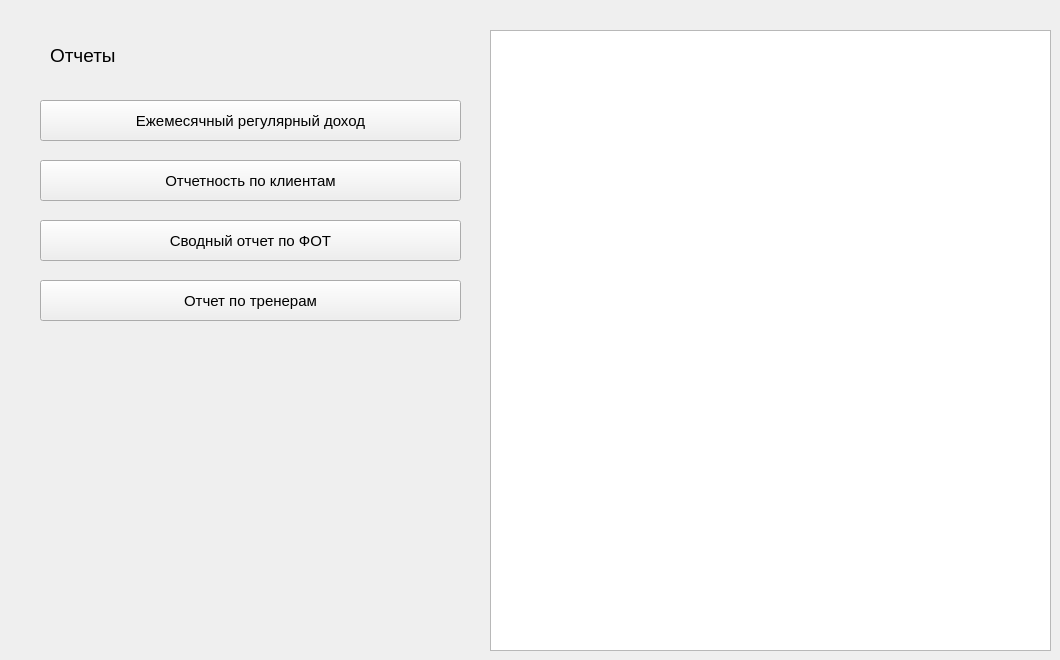
    <widget class="QWidget" name="ReportPage">
     <widget class="QPushButton" name="ReportSalaryFundBtn">
      <property name="geometry">
       <rect>
        <x>40</x>
        <y>220</y>
        <width>421</width>
        <height>41</height>
       </rect>
      </property>
      <property name="font">
       <font>
        <pointsize>11</pointsize>
       </font>
      </property>
      <property name="text">
       <string>Сводный отчет по ФОТ</string>
      </property>
     </widget>
     <widget class="QPushButton" name="ReportClientBtn">
      <property name="geometry">
       <rect>
        <x>40</x>
        <y>160</y>
        <width>421</width>
        <height>41</height>
       </rect>
      </property>
      <property name="font">
       <font>
        <pointsize>11</pointsize>
       </font>
      </property>
      <property name="text">
       <string>Отчетность по клиентам</string>
      </property>
     </widget>
     <widget class="QLabel" name="label_74">
      <property name="geometry">
       <rect>
        <x>50</x>
        <y>30</y>
        <width>131</width>
        <height>51</height>
       </rect>
      </property>
      <property name="font">
       <font>
        <pointsize>14</pointsize>
       </font>
      </property>
      <property name="text">
       <string>Отчеты</string>
      </property>
     </widget>
     <widget class="QPushButton" name="ReportMMRbtn">
      <property name="geometry">
       <rect>
        <x>40</x>
        <y>100</y>
        <width>421</width>
        <height>41</height>
       </rect>
      </property>
      <property name="font">
       <font>
        <pointsize>11</pointsize>
       </font>
      </property>
      <property name="text">
       <string>Ежемесячный регулярный доход</string>
      </property>
     </widget>
     <widget class="QPushButton" name="ReportTrainerBtn">
      <property name="geometry">
       <rect>
        <x>40</x>
        <y>280</y>
        <width>421</width>
        <height>41</height>
       </rect>
      </property>
      <property name="font">
       <font>
        <pointsize>11</pointsize>
       </font>
      </property>
      <property name="text">
       <string>Отчет по тренерам</string>
      </property>
     </widget>
     <widget class="QTableWidget" name="ReportTable">
      <property name="geometry">
       <rect>
        <x>490</x>
        <y>30</y>
        <width>561</width>
        <height>621</height>
       </rect>
      </property>
     </widget>
    </widget>
